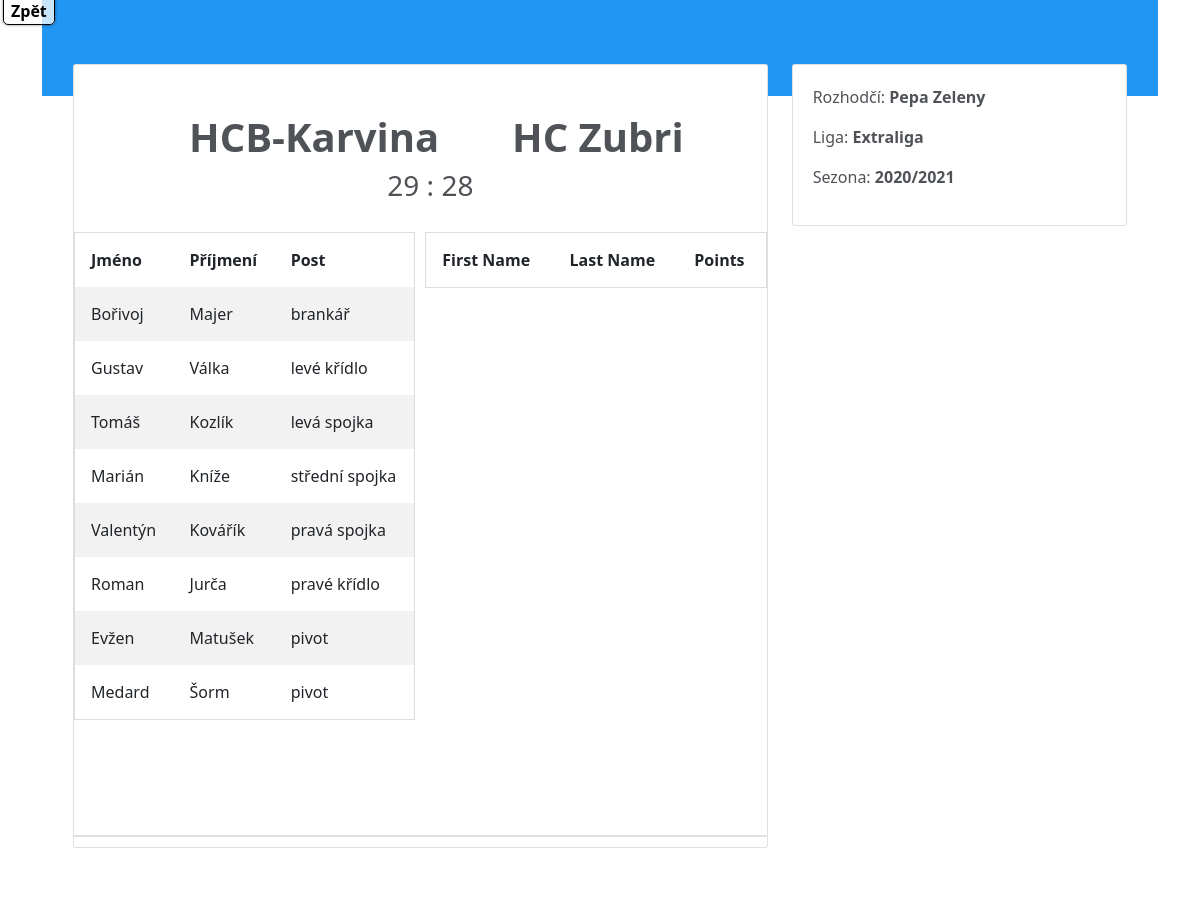
Screenshot of /zapasydetail/3 with the database file from the repository.
### HazenaIS/models.py (models this page shows, shortened)
class Zapasy(models.Model):
    domaci_skore = models.IntegerField()
    hoste_Skore = models.IntegerField()
    datum_cas = models.DateTimeField()
    rozhodci = models.ForeignKey('Rozhodci', on_delete=models.RESTRICT)
    domaci = models.ForeignKey('Klub', on_delete=models.RESTRICT, related_name='domaci_ID')
    hoste = models.ForeignKey('Klub', on_delete=models.RESTRICT, related_name='hoste_ID')

class Klub(models.Model):
    nazev_klubu = models.CharField(max_length=50)
    prezident_klubu = models.CharField(max_length=50)
    email = models.CharField(max_length=50)
    adresa = models.CharField(max_length=50)
    def __str__(self):
        return self.nazev_klubu

class Kariera(models.Model):
    datum_vstupu = models.DateTimeField()
    aktivni = models.BooleanField()
    hrac = models.ForeignKey('Hrac', on_delete=models.RESTRICT)
    klub = models.ForeignKey('Klub', on_delete=models.RESTRICT)
    sezona = models.ForeignKey('Sezona', on_delete=models.RESTRICT)

class Hrac(models.Model):
    jmeno = models.CharField(max_length=50)
    prijmeni = models.CharField(max_length=50)
    rodne_cislo = models.CharField(max_length=25)
    nazev_postu = models.CharField(max_length=25)
    aktivni = models.BooleanField()

class Rozhodci(models.Model):
    jmeno = models.CharField(max_length=50)
    prijmeni = models.CharField(max_length=50)
    rodne_cislo = models.CharField(max_length=25)
    telefon = models.CharField(max_length=25)

class Sezona(models.Model):
    nazev_sezony = models.CharField(max_length=25)
    nazev_ligy = models.CharField(max_length=50)

### HazenaIS/views.py (the view)
# urls.py: path('zapasydetail/<int:zapasy_id>',HazenaIS.views.zapasydetail, name='zapasydetail'),
def zapasydetail(request, zapasy_id):
    zdetail = Zapasy.objects.get(id = zapasy_id)
    domacihraci = Kariera.objects.filter(klub=zdetail.domaci)
    hostehraci = Kariera.objects.filter(klub=zdetail.hoste)
    sezon = Kariera.objects.filter(klub=zdetail.domaci).first()
    return render(request, 'zapasy_detail.html', {'zapasydetail':zdetail, 'domaci':domacihraci, 'hoste':hostehraci, 'sezona':sezon})

### templates/zapasy_detail.html (shortened to what this page needs)
{% load static %}
<html lang="en">
    <head>
        <link href="https://cdn.jsdelivr.net/npm/bootstrap@5.0.0-beta3/dist/css/bootstrap.min.css" rel="stylesheet">
        <link href="https://maxcdn.bootstrapcdn.com/font-awesome/4.7.0/css/font-awesome.min.css" rel="stylesheet" />
        <link rel="stylesheet" type="text/css" href="{% static 'css/zapasy_detail.css' %}"/>
    </head>
    <nav class="fixed-menu">
        <ul>
          <li><a href="{% url 'zapasy' %}">Zpět</a></li>
        </ul>
      </nav>
    <section class="container ng-scope ng-fadeInLeftShort" style="">
    <div class="ng-fadeInLeftShort ng-scope" style="">
    <div class="container-overlap bg-blue-500 ng-scope">
    </div>
    <div class="container-fluid ng-scope">
      <div class="row">
        <div class="col-md-7 col-lg-8">
          <form class="card ng-pristine ng-valid">
            <h5 class="card-heading pb0">
            </h5>
            <div class="card-body">
                <h1 style="margin-left: 15%"><b>{{zapasydetail.domaci}} </b> &nbsp;&nbsp;&nbsp;&nbsp;&nbsp; <b>{{zapasydetail.hoste}}</b></h1>
                 <h3 style="margin-left: 45%;">{{zapasydetail.domaci_skore}} : {{zapasydetail.hoste_Skore}}</h3>
            </div>
            <div class="card-offset">
                <div class="row">
                    <div class="column">
                      <table>
                        <tr>
                          <th>Jméno</th>
                          <th>Příjmení</th>
                          <th>Post</th>
                        </tr>
                        {% for h1 in domaci %}
                        <tr>
                          <td>{{h1.hrac.jmeno}}</td>
                          <td>{{h1.hrac.prijmeni}}</td>
                          <td>{{h1.hrac.nazev_postu}}</td>
                        </tr>
                        {% endfor %}
                      </table>
                    </div>
                    <div class="column">
                      <table>
                        <tr>
                          <th>First Name</th>
                          <th>Last Name</th>
                          <th>Points</th>
                        </tr>
                      </table>
                    </div>
                  </div>
            </div>
            <h5 class="card-heading pb0"></h5>
            <div class="card-body">
            </div>
            <div class="card-divider"></div>
          </form>
        </div>
        <div class="col-md-5 col-lg-4">
          <div class="card">
               <div class="card-inside">
                   <p>Rozhodčí: <b>{{zapasydetail.rozhodci.jmeno}} {{zapasydetail.rozhodci.prijmeni}}</b></p>
                   <p>Liga: <b>{{sezona.sezona.nazev_ligy}}</b></p>
                   <p>Sezona: <b>{{sezona.sezona.nazev_sezony}}</b></p>
               </div>
          </div>
        </div>
      </div>
    </div></div></section>
    </html>

### static/css/zapasy_detail.css (style rules this page uses)
.bg-blue-500 { background-color: #2196f3; }
.container-overlap { position: relative; padding: 32px 16px 64px; }
.card .card-divider { display: block; margin-top: 10px; margin-bottom: 10px; border: 1px solid rgba(0,0,0,.12); }
.container-fluid, .container-lg, .container-md, .container-sm, .container-xs { padding: 8px; width: auto }
@media only screen and (min-width:480px) { .container-fluid, .container-lg, .container-md, .container-sm, .container-xs { padding: 16px } }
@media only screen and (min-width:992px) { .container-fluid, .container-lg, .container-md, .container-sm, .container-xs { padding: 24px } }
.container-overlap { position: relative; padding: 32px 16px 64px }
.container-overlap+.container-fluid, .container-overlap+.container-lg, .container-overlap+.container-md, .container-overlap+.container-sm, .container-overlap+.container-xs { padding-top: 0; margin-top: -32px }
.card { position: relative; border-radius: 3px; background-color: #fff; color: #4F5256; border: 1px solid rgba(0, 0, 0, .12); margin-bottom: 8px }
@media only screen and (min-width:480px) { .card { margin-bottom: 16px } }
@media only screen and (min-width:992px) { .card { margin-bottom: 24px } }
.card .card-heading { padding: 16px; margin: 0 }
.card .card-body { position: relative; padding: 16px }
.btn-label:after, .c-radio span:before, .container-overlap:before, .note-area.note-area-margin:after, .switch span:after { content: "" }
.card .card-offset { position: relative; padding-bottom: 36px; z-index: 10 }
.card .card-divider { display: block; margin-top: 10px; margin-bottom: 10px; border: 1px solid rgba(0, 0, 0, .12) }
.card-inside { float: left; padding: 20px; }
* { box-sizing: border-box; }
.row { margin-left:-5px; margin-right:-5px; }
.column { float: left; width: 50%; padding: 5px; }
.row::after { content: ""; clear: both; display: table; }
table { border-collapse: collapse; border-spacing: 0; width: 100%; border: 1px solid #ddd; }
th, td { text-align: left; padding: 16px; }
tr:nth-child(even) { background-color: #f2f2f2; }
.fixed-menu { position: fixed; top: -1px; z-index: 1000; }
.fixed-menu ul { margin: 0; padding: 0; list-style-type: none; }
.fixed-menu ul li { margin: 0; padding: 0; }
.fixed-menu li a { border: 1px solid #000; padding: 2px 7px 2px; margin: 0 3px 3px; box-shadow: 0 0 3px rgba(0,0,0,0.5); background-color: rgba(255,255,255,0.75); border-radius: 0 0 5px 5px; color: #000; font-weight: bold; text-decoration: none; }

### rows the page displays
Zapasy: domaci "HCB-Karvina", hoste "HC Zubri", domaci_skore "29", hoste_Skore "28", rozhodci.jmeno "Pepa", rozhodci.prijmeni "Zeleny"
Kariera: hrac.jmeno "Bořivoj", hrac.prijmeni "Majer", hrac.nazev_postu "brankář", sezona.nazev_ligy "Extraliga", sezona.nazev_sezony "2020/2021"
Kariera: hrac.jmeno "Gustav", hrac.prijmeni "Válka", hrac.nazev_postu "levé křídlo"
Kariera: hrac.jmeno "Tomáš", hrac.prijmeni "Kozlík", hrac.nazev_postu "levá spojka"
Kariera: hrac.jmeno "Marián", hrac.prijmeni "Kníže", hrac.nazev_postu "střední spojka"
Kariera: hrac.jmeno "Valentýn", hrac.prijmeni "Kovářík", hrac.nazev_postu "pravá spojka"
Kariera: hrac.jmeno "Roman", hrac.prijmeni "Jurča", hrac.nazev_postu "pravé křídlo"
Kariera: hrac.jmeno "Evžen", hrac.prijmeni "Matušek", hrac.nazev_postu "pivot"
Kariera: hrac.jmeno "Medard", hrac.prijmeni "Šorm", hrac.nazev_postu "pivot"
